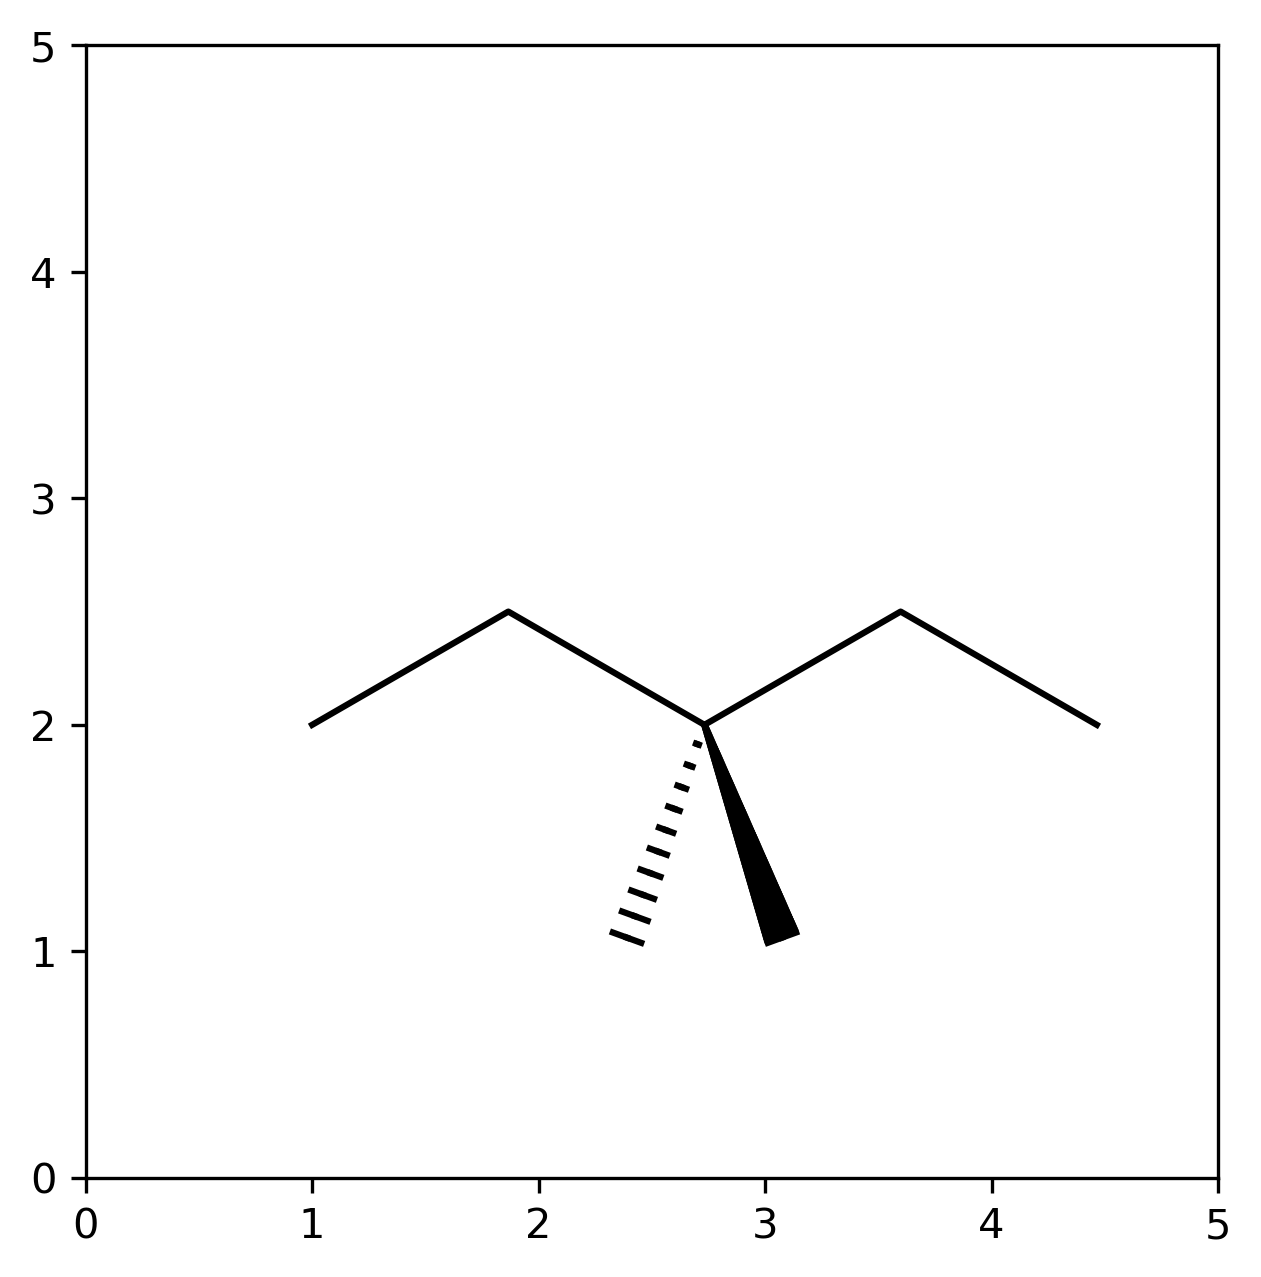

Source code (Python):
"""Sketch it turtle: bonds above and below the plane"""

import numpy as np
import matplotlib.pyplot as plt

def rot(angle):
    return np.array([[np.cos(angle),-np.sin(angle)],
                     [np.sin(angle), np.cos(angle)]])
    
def Turtle(cmd, loc, stp=np.array([0.1,0])):
    loc_list = [loc]
    for c in cmd:
        if c[0] == 'F':
            loc=loc+float(c[1:])*stp
            loc_list.append(loc) 
        else:
            if c[0] == 'L':
                T = rot(np.deg2rad(int(c[1:])))
                stp = T@stp
            else:
                T = rot(-np.deg2rad(int(c[1:])))
                stp = T@stp
    return loc_list

fig = plt.figure('stick_figures', figsize =(5 , 5), dpi = 300) 
ax = fig. add_subplot(aspect='equal')

#%% backbone chain 

cmd1 = 'L30-F10-R60-F10-L60-F10-R60-F10'
cmd1 = cmd1.split(sep='-')

loc1 = np.array([1,2]) #starting position
        
loc_list1 = Turtle(cmd1, loc1)
x1,y1 = zip(*loc_list1)

"""plotting cmd1"""
ax.plot(x1,y1, color='k')

#%% solid structure: towards the plane

cmd4 = 'R70-F10'
cmd4 = cmd4.split(sep='-')

loc4 = np.array(loc_list1[2])

loc_list4 = Turtle(cmd4,loc4)

bond = np.linspace(loc_list4[0],loc_list4[1],100)
x4,y4 = zip(*bond)

for i,(x,y) in enumerate(zip(x4,y4),1):
    cmdb = f'L20-F{i/150}'
    cmdb = cmdb.split(sep='-')
    locb = np.array((x,y))
    loc_listb = Turtle(cmdb,locb)
    xb,yb = zip(*loc_listb)
    ax.plot(xb,yb,c='k')
    
    cmdb = f'R160-F{i/150}'
    cmdb = cmdb.split(sep='-')
    locb = np.array((x,y))
    loc_listb = Turtle(cmdb,locb)
    xb,yb = zip(*loc_listb)
    ax.plot(xb,yb,c='k')

#%% dashed structure: away from the plane

cmd5 = 'R110-F10'
cmd5 = cmd5.split(sep='-')

loc5 = np.array(loc_list1[2])

loc_list5 = Turtle(cmd5,loc5)

bond = np.linspace(loc_list5[0],loc_list5[1],100)
x5,y5 = zip(*bond)

for i,(x,y) in enumerate(zip(x5,y5),1):
    if i%10==0:
        cmdb = f'R20-F{i/150}'
        cmdb = cmdb.split(sep='-')
        locb = np.array((x,y))
        loc_listb = Turtle(cmdb,locb)
        xb,yb = zip(*loc_listb)
        ax.plot(xb,yb,c='k')
        
        cmdb = f'L160-F{i/150}'
        cmdb = cmdb.split(sep='-')
        locb = np.array((x,y))
        loc_listb = Turtle(cmdb,locb)
        xb,yb = zip(*loc_listb)
        ax.plot(xb,yb,c='k')

plt.xlim(0,5)
plt.ylim(0,5)

plt.savefig('C:/Users/[user]/Desktop/SKIT2.png', dpi=300,bbox_inches="tight")